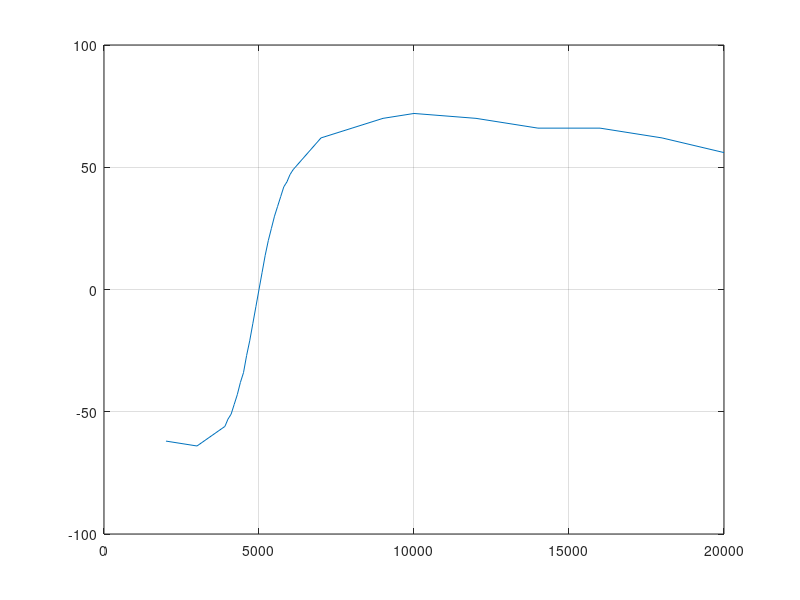

The MATLAB script that drew this image:
nu = [2000 3000 3900 4000 4100 4200 4300 4400 4500 4600 4700 4800 4900 5000 5100 5200 5300 5400 5500 5600 5700 5800 5900 6000 6100 7000 8000 9000 10000 12000 14000 16000 18000 20000]
v1 = [0.4 1.2 2.8 3.1 3.3 3.6 3.9 4.1 4.4 4.6 4.9 5.1 5.2 5.3 5.4 5.5 5.5 5.5 5.5 5.5 5.4 5.3 5.3 5.2 5.1 4.4 3.9 3.5 3.3 3 2.9 2.8 2.7 2.7]
v2 = [2.9 3.5 4.6 4.8 4.9 5.1 5.2 5.3 5.4 5.4 5.4 5.4 5.4 5.3 5.2 5.1 4.9 4.7 4.6 4.4 4.2 4 3.9 3.7 3.6 2.4 1.7 1.2 0.9 0.6 0.4 0.3 0.2 0.2]
v3 = [2.5 2.4 2.1 2.1 2 2 1.9 1.9 1.8 1.8 1.7 1.7 1.6 1.6 1.6 1.7 1.7 1.7 1.8 1.8 1.9 1.9 1.9 2.0 2.0 2.2 2.3 2.4 2.4 2.4 2.5 2.5 2.5 2.5]
i = [3.7 6.8 11.6 12.2 12.9 13.6 14.2 14.8 15.4 15.8 16.2 16.5 16.6 16.7 16.6 16.5 16.2 15.6 15.4 15.2 14.8 14.4 14 13.6 13.2 9.9 7.5 6 5 3.7 2.9 2.3 1.9 1.6]
fi = [-62 -64 -56 -53 -51 -47 -43 -38 -34 -27 -21 -14 -7 0 7 14 20 25 30 34 38 42 44 47 49 62 66 70 72 70 66 66 62 56] 
%plot(nu, v1,'-',nu, v2,'-',nu, v3,'-')
%legend V1 V2 V3
%plot(nu, i)
%legend I
plot(nu, fi)
%legend fi
grid on
